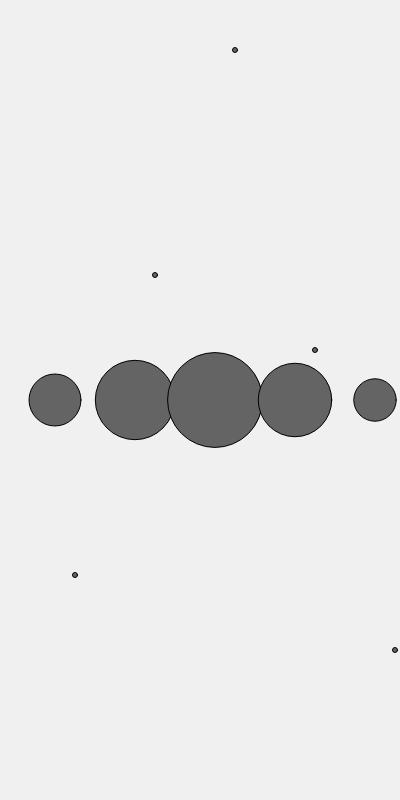
Frame 1 (no input)
Frame 2 (the mouse pressed at the canvas centre, redrawn once): identical to frame 1, image omitted

The p5.js sketch that drew this single still picture (run headless with seeded random() and noise() and a simulated clock; the mouse was pressed at the canvas centre and the sketch redrawn once):

// p5.js sketch
// ── sketch.js
// some random numbers
var data = [3, 7, 10, 6, 2];

// some constants
var DIAMETER = 5;
var SCALE = 75;
var SPACING = 5;

//-----------------------------------------------------------------------------
// Setup the sketch
function setup() {
  createCanvas(400, 800);
  noLoop();
  fill(100);
}

//-----------------------------------------------------------------------------
// draw the sketch
function draw() {
  background(240)

  // determine how many items
  var count = data.length;

  // for each item:
  for (var i = 0; i < count; i++){

    // calculate some values
    var w = width/count-SPACING;
    var h = -data[i]*SCALE;
    var x = (w+5)*i;
    var y = height;

    // draw the circle
    ellipse(x+w-20, y/2, sqrt(data[i])*30, sqrt(data[i])*30);

    // draw the marker
    ellipse(x+w, y+h, DIAMETER, DIAMETER);


  }
}
